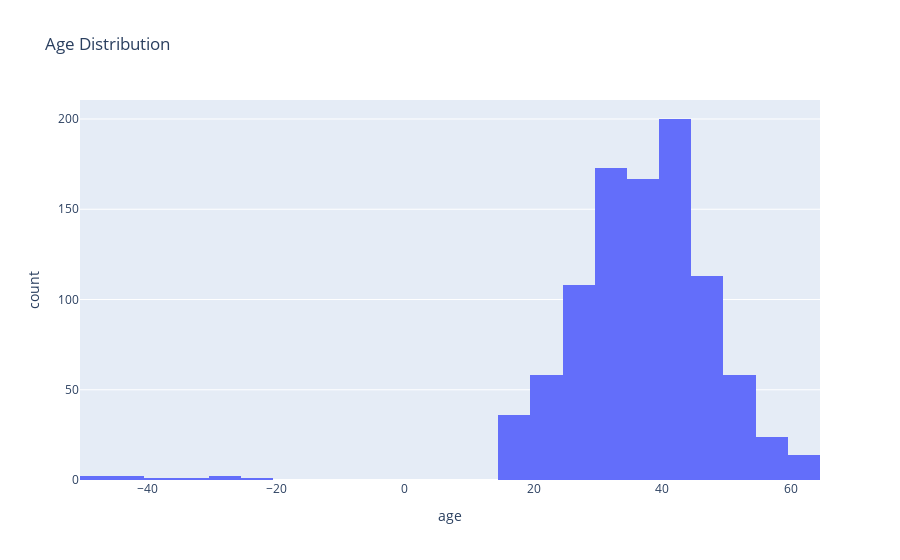

Notebook cell for this chart:
### Markdown cell above
### Step 1.4 – Distributions & Outliers
- Plot histograms for numeric columns
- Use boxplots to detect outliers


*Explanation*: Visualizing distributions helps detect skewness, outliers, or unrealistic values (e.g., negative income).

### Code cell
fig = px.histogram(df, x="age", nbins=30, title="Age Distribution")
fig.show()

### Figure 1 — Plotly figure (JSON) as saved in the notebook; plotly's stock layout.template omitted (floating-point values rounded to 4 significant figures; data arrays with more than 128 entries replaced by an {"elided": "..."} marker saying what was removed)
{"data": [{"alignmentgroup": "True", "bingroup": "x", "hovertemplate": "age=%{x}<br>count=%{y}<extra></extra>", "legendgroup": "", "marker": {"color": "#636efa", "pattern": {"shape": ""}}, "name": "", "nbinsx": 30, "offsetgroup": "", "orientation": "v", "showlegend": false, "type": "histogram", "x": {"elided": "1010 int values"}, "xaxis": "x", "yaxis": "y"}], "layout": {"barmode": "relative", "legend": {"tracegroupgap": 0}, "title": {"text": "Age Distribution"}, "xaxis": {"anchor": "y", "domain": [0, 1], "title": {"text": "age"}}, "yaxis": {"anchor": "x", "domain": [0, 1], "title": {"text": "count"}}}}
